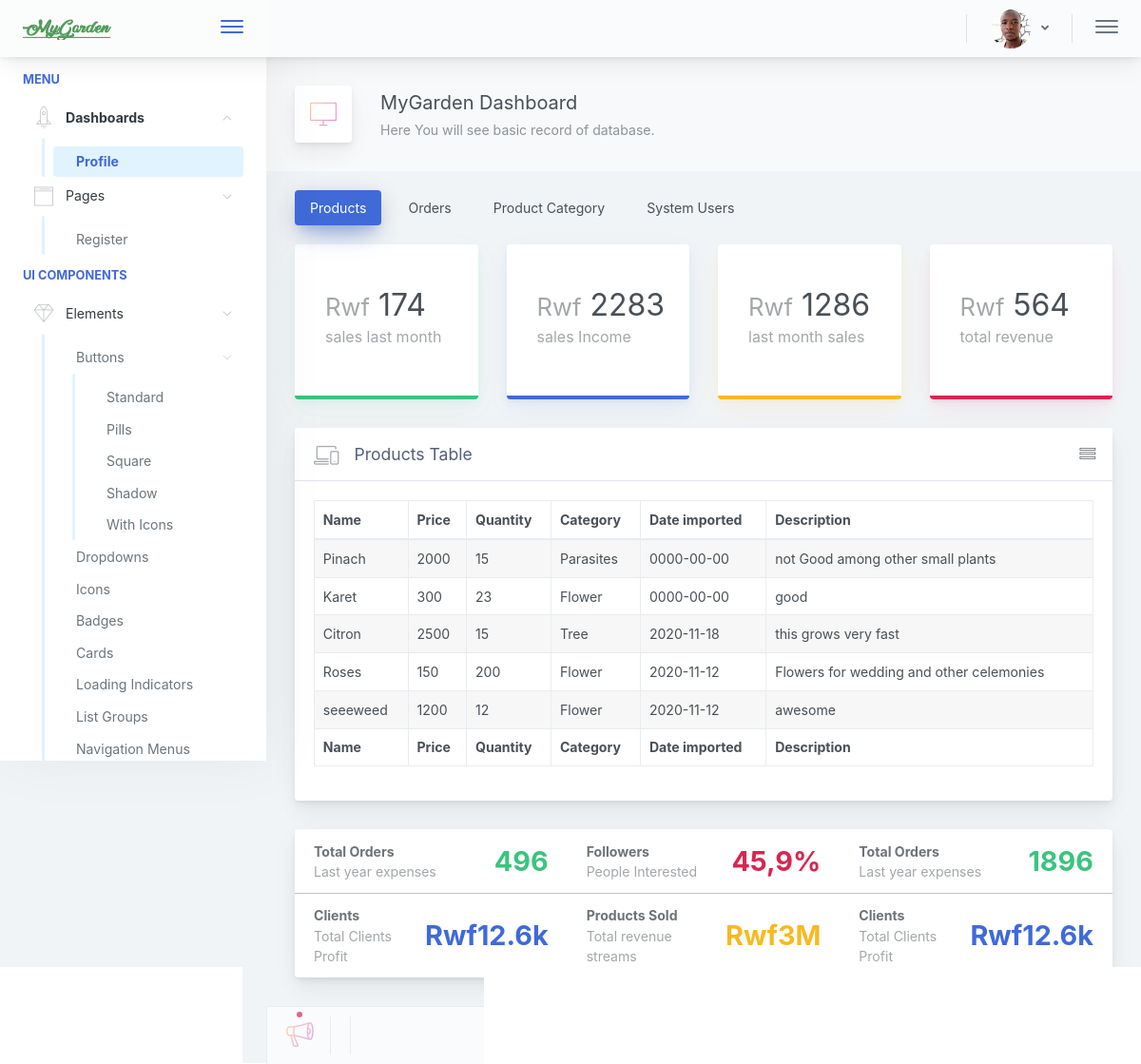
The app's page /admin/index.php with its own data.
### tables this page shows
CREATE TABLE `products` (
  `productid` int(11) NOT NULL,
  `categoryid` int(11) NOT NULL,
  `pname` varchar(50) NOT NULL,
  `dateplanted` date NOT NULL,
  `price` int(11) NOT NULL,
  `quantity` int(11) NOT NULL,
  `description` varchar(100) NOT NULL
);

CREATE TABLE `category` (
  `categoryid` int(11) NOT NULL,
  `catname` varchar(50) NOT NULL
);

### admin/index.php (the view, shortened to what the rows shown need)
<?php
if(strlen($_SESSION['uid'])=="")
{
  header('location:../view/logout.php');
} else {
?>
<?php
require_once ("../controller/DBController.php");
require_once ("../controller/Product.php");
require_once ("../controller/Category.php");
?>
<!doctype html>
<html lang="en">
<head>
<link href="main.d810cf0ae7f39f28f336.css" rel="stylesheet"></head>
<body>
    <div class="app-container app-theme-white body-tabs-shadow fixed-header fixed-sidebar">
         <div class="app-main">
            <div class="app-main__outer">
                <div class="app-main__inner">
                    <div class="tabs-animation">
                        <div class="card mb-3">
                            <div class="card-body">
                                <table style="width: 100%;" id="example" class="table table-hover table-striped table-bordered">
                                <thead>
                                        <tr>
                                            <th>Name</th>
                                            <th>Price</th>
                                            <th>Quantity</th>
                                            <th>Category</th>
                                            <th>Date imported</th>
                                            <th>Description</th>
                                        </tr>
                                    </thead>
                                    <tbody>
                                        <?php
                                                $produc = new Product();
                                                $allproduc = $produc->getAllProduct();
                                                if (! empty($allproduc)) {
                                                    foreach ($allproduc as $k => $v) {
                                                        $pcatid= $allproduc[$k]["categoryid"];
                                                        $proname = $allproduc[$k]["pname"];
                                                        $proprice = $allproduc[$k]["price"];
                                                        $proquant = $allproduc[$k]["quantity"];
                                                        $prodate = $allproduc[$k]["dateplanted"];
                                                        $prodes = $allproduc[$k]["description"];
                                                        $catg = new Category();
                                                        $allcatg = $catg->getAllCategory();
                                                        if (! empty($allcatg)) {
                                                            foreach ($allcatg as $k => $v) {
                                                                $categoryid = $allcatg[$k]["categoryid"];
                                                                if($pcatid == $categoryid){
                                                                    $catname= $allcatg[$k]["catname"];
                                                                }
                                                            }
                                                        ?>
                                        <tr>
                                            <td><?php echo $proname; ?></td>
                                            <td><?php echo $proprice; ?></td>
                                            <td><?php echo $proquant; ?></td>
                                            <td><?php echo $catname; ?></td>
                                            <td><?php echo $prodate; ?></td>
                                            <td><?php echo $prodes; ?></td>
                                        </tr>
                                        <?php
                                                }
                                                    }
                                                }
                                        ?>
                                    </tbody>
                                    <tfoot>
                                        <tr>
                                            <th>Name</th>
                                            <th>Price</th>
                                            <th>Quantity</th>
                                            <th>Category</th>
                                            <th>Date imported</th>
                                            <th>Description</th>
                                        </tr>
                                    </tfoot>
                                </table>
                            </div>
                        </div>
                    </div>
                </div>
                </div>
        </div>
    </div>
    </body>
</html>
<?php } ?>

### records on screen
products: pname "Pinach", price "2000", quantity "15", categoryid.catname "Parasites", dateplanted "0000-00-00", description "not Good among other small plants"
products: pname "Karet", price "300", quantity "23", categoryid.catname "Flower", dateplanted "0000-00-00", description "good"
products: pname "Citron", price "2500", quantity "15", categoryid.catname "Tree", dateplanted "2020-11-18", description "this grows very fast"
products: pname "Roses", price "150", quantity "200", categoryid.catname "Flower", dateplanted "2020-11-12", description "Flowers for wedding and other celemonies"
products: pname "seeeweed", price "1200", quantity "12", categoryid.catname "Flower", dateplanted "2020-11-12", description "awesome"
